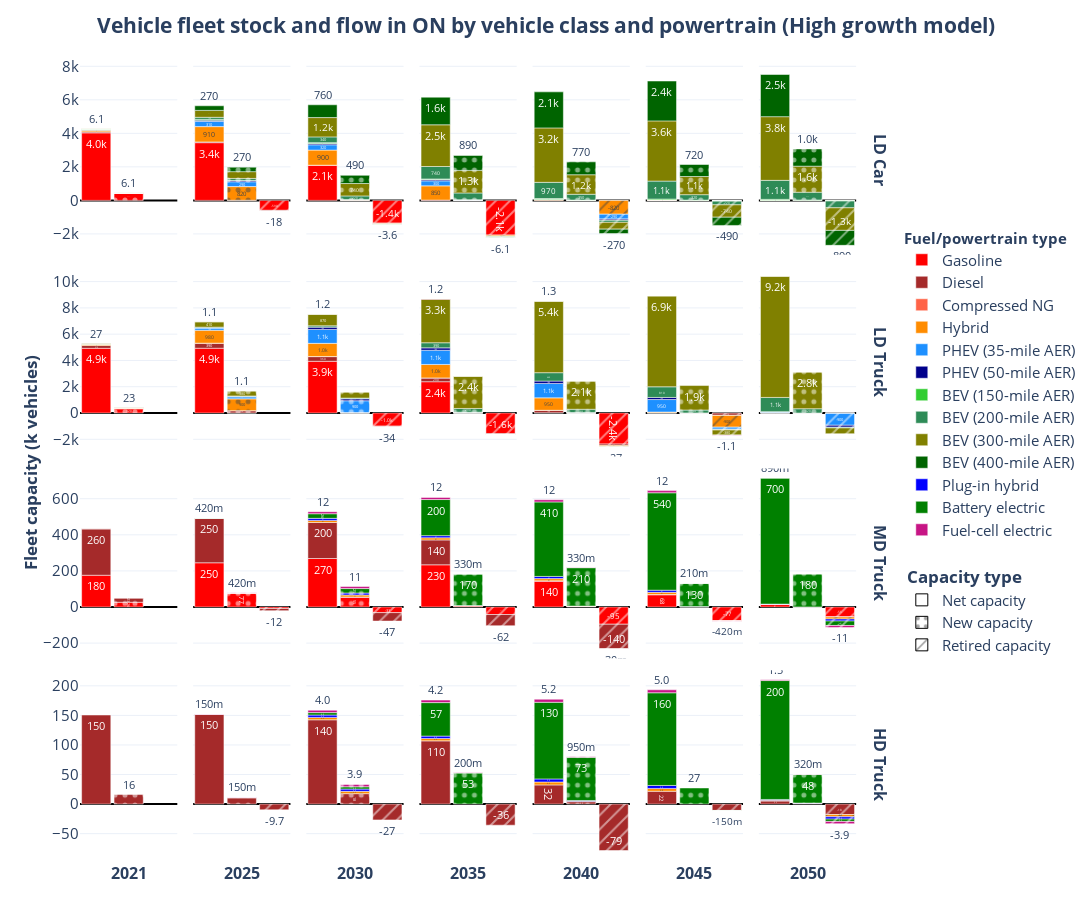

Source (notebook cell):
### Code cell
plot_capacity_flow(
    db_variant='highgrowth', 
    scenario='highgrowth',
    scenario_title='High growth model',
    # modes=['MD Truck', 'HD Truck'],
)
